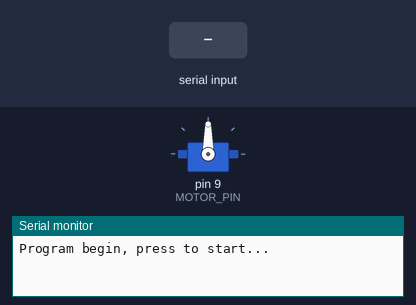
This sketch was run on a simulated Arduino Uno, built with avr-gcc and run on an emulated ATmega328P. Parts: servo, the last lines printed to the serial monitor. The inputs (shaded band) are chosen by the test bench.

Above: at 1.2 s.
1.3 s: "90,45\n" received over Serial
At 2.3 s:
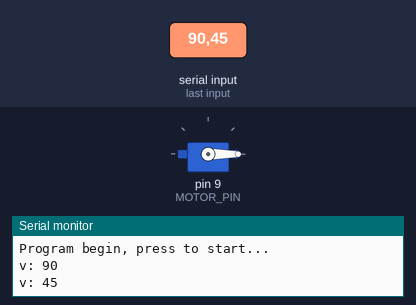
Timing chart, 0 to 4.3 s (numbered marks = the images above; inputs shaded):
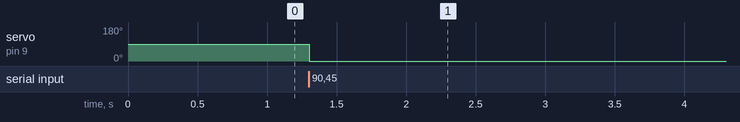

The sketch:

run_esc_1.ino
```cpp
// For calibrating you may use the following code snipet
#include <Servo.h>
#define MOTOR_PIN 9

Servo motor;

void setup() {
  Serial.begin(9600);
  Serial.println("Program begin, press to start...");
  // Wait for input


  motor.attach(MOTOR_PIN);

}


void loop() {


 if (Serial.available()) {
    int value = Serial.parseInt();
    motor.writeMicroseconds(value);
    Serial.print("v: ");
    Serial.println(value);
 }


}
```

Measured:
- after the input at 1.3 s, servo on pin 9 (MOTOR_PIN): 90° → 0° at once
